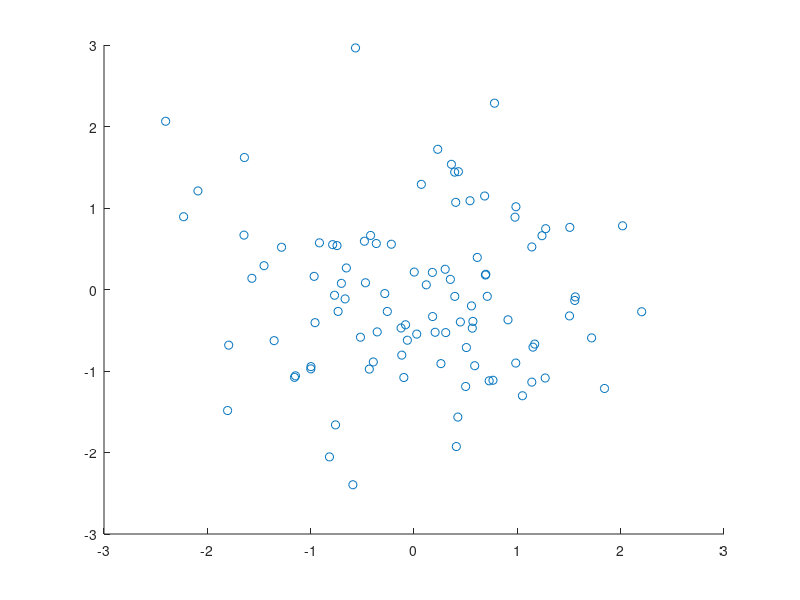
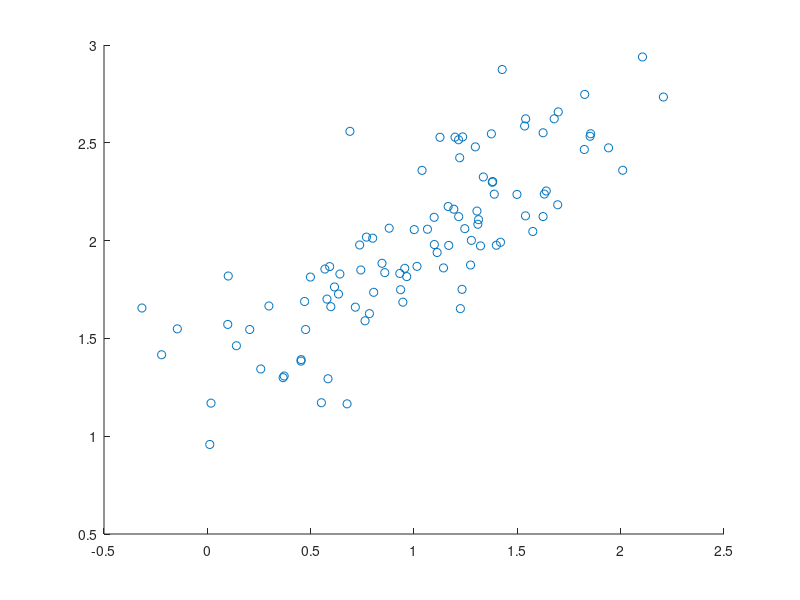
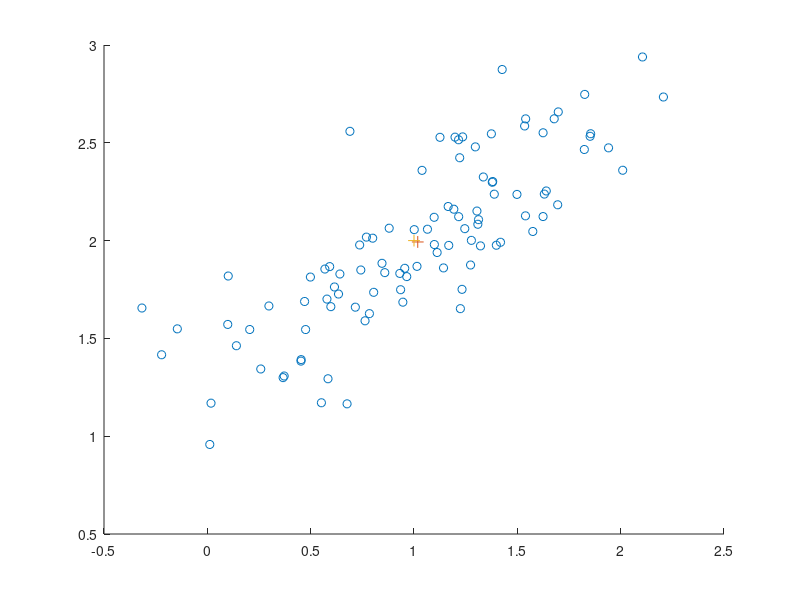

Source code (MATLAB) for these figures, in order:
mu = [1;2];
cov = [0.3, 0.2 ; 0.2, 0.2];

L = chol(cov,'lower');
z = randn(2,100);

y = bsxfun(@plus,mu,L * z)

figure(1)
scatter(z(1,:),z(2,:))
figure(2)
scatter(y(1,:),y(2,:))

figure(3)
hold on

scatter(y(1,:),y(2,:),'cyan')

my1 = mean(y(1,:))
my2 = mean(y(2,:))
scatter(my1,my2,72,'blue','+')
scatter(1,2,72,'red','+')

hold off

mu = [my1 ; my2];

ynew = bsxfun(@minus,y,mu) * bsxfun(@minus,y,mu)';
ycov = ynew / 100;

[v,d] = eig(ycov);

mu + sqrt(d(1,1)) * v(:,1)
mu + sqrt(d(2,2)) * v(:,2)
